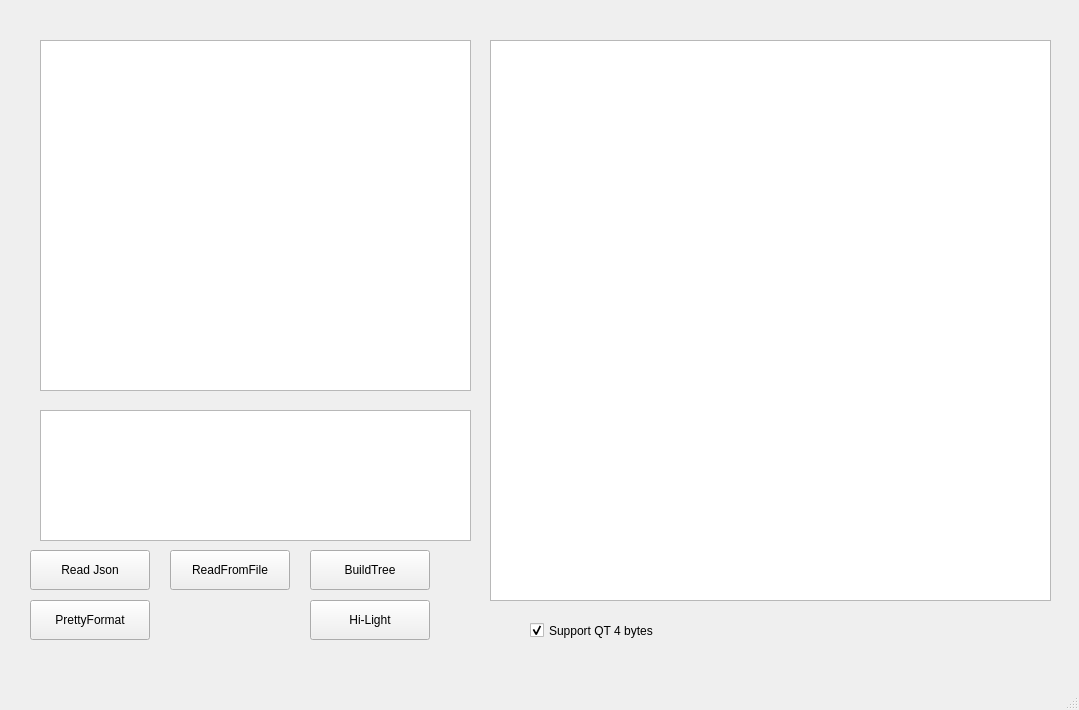
<?xml version="1.0" encoding="UTF-8"?>
<ui version="4.0">
 <class>MainWindow</class>
 <widget class="QMainWindow" name="MainWindow">
  <property name="geometry">
   <rect>
    <x>0</x>
    <y>0</y>
    <width>1079</width>
    <height>710</height>
   </rect>
  </property>
  <property name="windowTitle">
   <string>MainWindow</string>
  </property>
  <widget class="QWidget" name="centralwidget">
   <widget class="SuperTextEdit" name="plainTextEdit">
    <property name="geometry">
     <rect>
      <x>40</x>
      <y>40</y>
      <width>431</width>
      <height>351</height>
     </rect>
    </property>
    <property name="font">
     <font>
      <family>Arial</family>
     </font>
    </property>
   </widget>
   <widget class="QPushButton" name="pushButton">
    <property name="geometry">
     <rect>
      <x>30</x>
      <y>550</y>
      <width>120</width>
      <height>40</height>
     </rect>
    </property>
    <property name="text">
     <string>Read Json</string>
    </property>
   </widget>
   <widget class="QPushButton" name="pushButton_2">
    <property name="geometry">
     <rect>
      <x>170</x>
      <y>550</y>
      <width>120</width>
      <height>40</height>
     </rect>
    </property>
    <property name="text">
     <string>ReadFromFile</string>
    </property>
   </widget>
   <widget class="QPushButton" name="pushButton_3">
    <property name="geometry">
     <rect>
      <x>310</x>
      <y>600</y>
      <width>120</width>
      <height>40</height>
     </rect>
    </property>
    <property name="text">
     <string>Hi-Light</string>
    </property>
   </widget>
   <widget class="QPlainTextEdit" name="plainTextEdit_2">
    <property name="geometry">
     <rect>
      <x>40</x>
      <y>410</y>
      <width>431</width>
      <height>131</height>
     </rect>
    </property>
    <property name="font">
     <font>
      <family>Arial</family>
     </font>
    </property>
   </widget>
   <widget class="QTreeView" name="treeView">
    <property name="geometry">
     <rect>
      <x>490</x>
      <y>40</y>
      <width>561</width>
      <height>561</height>
     </rect>
    </property>
    <property name="font">
     <font>
      <family>Arial</family>
     </font>
    </property>
    <property name="selectionBehavior">
     <enum>QAbstractItemView::SelectItems</enum>
    </property>
   </widget>
   <widget class="QPushButton" name="pushButton_4">
    <property name="geometry">
     <rect>
      <x>310</x>
      <y>550</y>
      <width>120</width>
      <height>40</height>
     </rect>
    </property>
    <property name="text">
     <string>BuildTree</string>
    </property>
   </widget>
   <widget class="QPushButton" name="pushButton_5">
    <property name="geometry">
     <rect>
      <x>30</x>
      <y>600</y>
      <width>120</width>
      <height>40</height>
     </rect>
    </property>
    <property name="text">
     <string>PrettyFormat</string>
    </property>
   </widget>
   <widget class="QCheckBox" name="checkBox">
    <property name="geometry">
     <rect>
      <x>530</x>
      <y>610</y>
      <width>271</width>
      <height>41</height>
     </rect>
    </property>
    <property name="text">
     <string>Support QT 4 bytes </string>
    </property>
    <property name="checked">
     <bool>true</bool>
    </property>
   </widget>
  </widget>
  <widget class="QMenuBar" name="menubar">
   <property name="geometry">
    <rect>
     <x>0</x>
     <y>0</y>
     <width>1079</width>
     <height>22</height>
    </rect>
   </property>
  </widget>
  <widget class="QStatusBar" name="statusbar"/>
 </widget>
 <customwidgets>
  <customwidget>
   <class>SuperTextEdit</class>
   <extends>QPlainTextEdit</extends>
   <header>SuperTextEdit.h</header>
  </customwidget>
 </customwidgets>
 <resources/>
 <connections/>
</ui>
